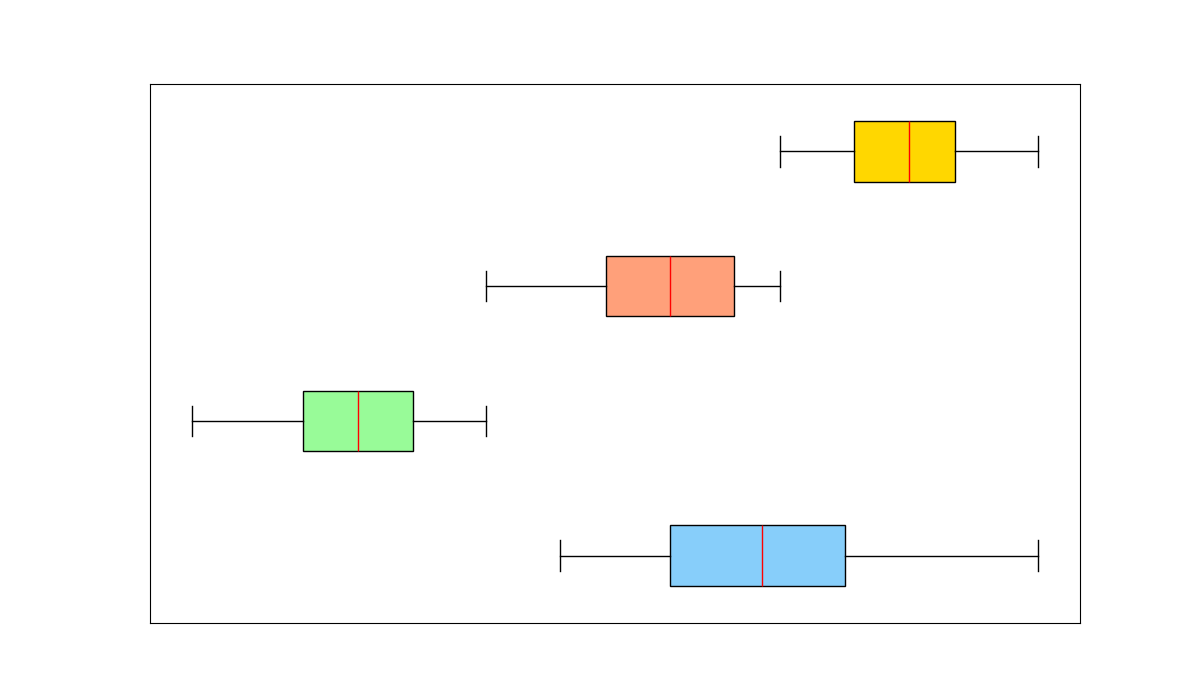

The script that drew this image:
import matplotlib.pyplot as plt
import numpy as np

north_rivers = [85, 87, 90, 88, 83, 82, 85, 90, 95, 89]
east_rivers = [78, 75, 80, 72, 74, 79, 76, 77, 75, 78]
south_rivers = [88, 80, 85, 87, 83, 84, 86, 82, 85, 88]
central_rivers = [90, 88, 92, 91, 89, 95, 93, 94, 90, 92]

river_qualities = [north_rivers, east_rivers, south_rivers, central_rivers]

fig, ax = plt.subplots(figsize=(12, 7))

box = ax.boxplot(river_qualities, patch_artist=True, vert=False,
                 boxprops=dict(color='black'),
                 medianprops=dict(color='red'),
                 whiskerprops=dict(color='black'),
                 capprops=dict(color='black'),
                 flierprops=dict(marker='o', color='black', alpha=0.5))

colors = ['#87CEFA', '#98FB98', '#FFA07A', '#FFD700']
for patch, color in zip(box['boxes'], colors):
    patch.set_facecolor(color)

ax.set_yticks([])  # Remove y-ticks
ax.set_xticks([])  # Remove x-ticks

plt.show()
